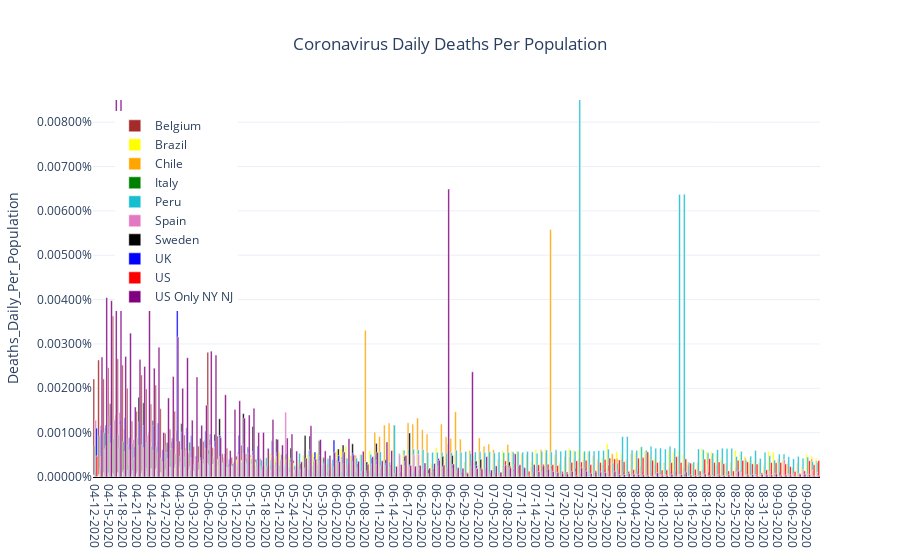

Notebook source saved alongside this figure:
### Code cell
data = []
for mycountry in countries_list:
    data.append(go.Bar(x=country_df[country_df['Country_Region']==mycountry]['Date'],
                               y=country_df[country_df['Country_Region']==mycountry]['Deaths_Daily_Per_Population'],
                               name = rename_dict[mycountry],
                               marker = {'color':colors_dict[mycountry]},width = 0.35))
layout = go.Layout(showlegend = True,
                legend= dict(x=0.03,y=0.97),
                title='Coronavirus Daily Deaths Per Population',
                title_x= 0.5,
                yaxis={'title':'Deaths_Daily_Per_Population',
                       'tickformat':'.5%',
                       'range': [0.0,0.000085],
                      'zeroline':True,'zerolinecolor':'#000000','zerolinewidth':2.0},
                template='plotly_white')
fig = go.Figure(data=data,layout=layout)
#fig.update_layout(annotations = [{'x':'06-25-2020',
#                                 'y':0.000075,
#                                 'xref':'x','yref':'y',
#                                 'showarrow':True,'arrowhead':7,'ax':85,'ay':0,
#                                 'text':r'NJ 06-25-2020:<br>0.0202%,<br>(Probable Deaths Added)'}])
iplot(fig)
fig.write_image(r'C:\__YOUTUBE__\__POLITICS__\Coronavirus\outputdata\W3-CV_Daily_Deaths_Per_Population.png',width = 852,height = 480)

### Figure 1 — Plotly figure (JSON) as saved in the notebook; plotly's stock layout.template omitted (floating-point values rounded to 4 significant figures; data arrays with more than 128 entries replaced by an {"elided": "..."} marker saying what was removed)
{"data": [{"marker": {"color": "brown"}, "name": "Belgium", "type": "bar", "width": 0.35, "x": {"elided": "153 str values"}, "y": {"elided": "153 float values"}}, {"marker": {"color": "yellow"}, "name": "Brazil", "type": "bar", "width": 0.35, "x": {"elided": "153 str values"}, "y": {"elided": "153 float values"}}, {"marker": {"color": "orange"}, "name": "Chile", "type": "bar", "width": 0.35, "x": {"elided": "153 str values"}, "y": {"elided": "153 float values"}}, {"marker": {"color": "green"}, "name": "Italy", "type": "bar", "width": 0.35, "x": {"elided": "153 str values"}, "y": {"elided": "153 float values"}}, {"marker": {"color": "#17becf"}, "name": "Peru", "type": "bar", "width": 0.35, "x": {"elided": "153 str values"}, "y": {"elided": "153 float values"}}, {"marker": {"color": "#e377c2"}, "name": "Spain", "type": "bar", "width": 0.35, "x": {"elided": "153 str values"}, "y": {"elided": "153 float values"}}, {"marker": {"color": "black"}, "name": "Sweden", "type": "bar", "width": 0.35, "x": {"elided": "153 str values"}, "y": {"elided": "153 float values"}}, {"marker": {"color": "blue"}, "name": "UK", "type": "bar", "width": 0.35, "x": {"elided": "153 str values"}, "y": {"elided": "153 float values"}}, {"marker": {"color": "red"}, "name": "US", "type": "bar", "width": 0.35, "x": {"elided": "153 str values"}, "y": {"elided": "153 float values"}}, {"marker": {"color": "purple"}, "name": "US Only NY NJ", "type": "bar", "width": 0.35, "x": {"elided": "153 str values"}, "y": {"elided": "153 float values"}}], "layout": {"legend": {"x": 0.03, "y": 0.97}, "showlegend": true, "title": {"text": "Coronavirus Daily Deaths Per Population", "x": 0.5}, "yaxis": {"range": [0, 8.5e-05], "tickformat": ".5%", "title": {"text": "Deaths_Daily_Per_Population"}, "zeroline": true, "zerolinecolor": "#000000", "zerolinewidth": 2}}}
